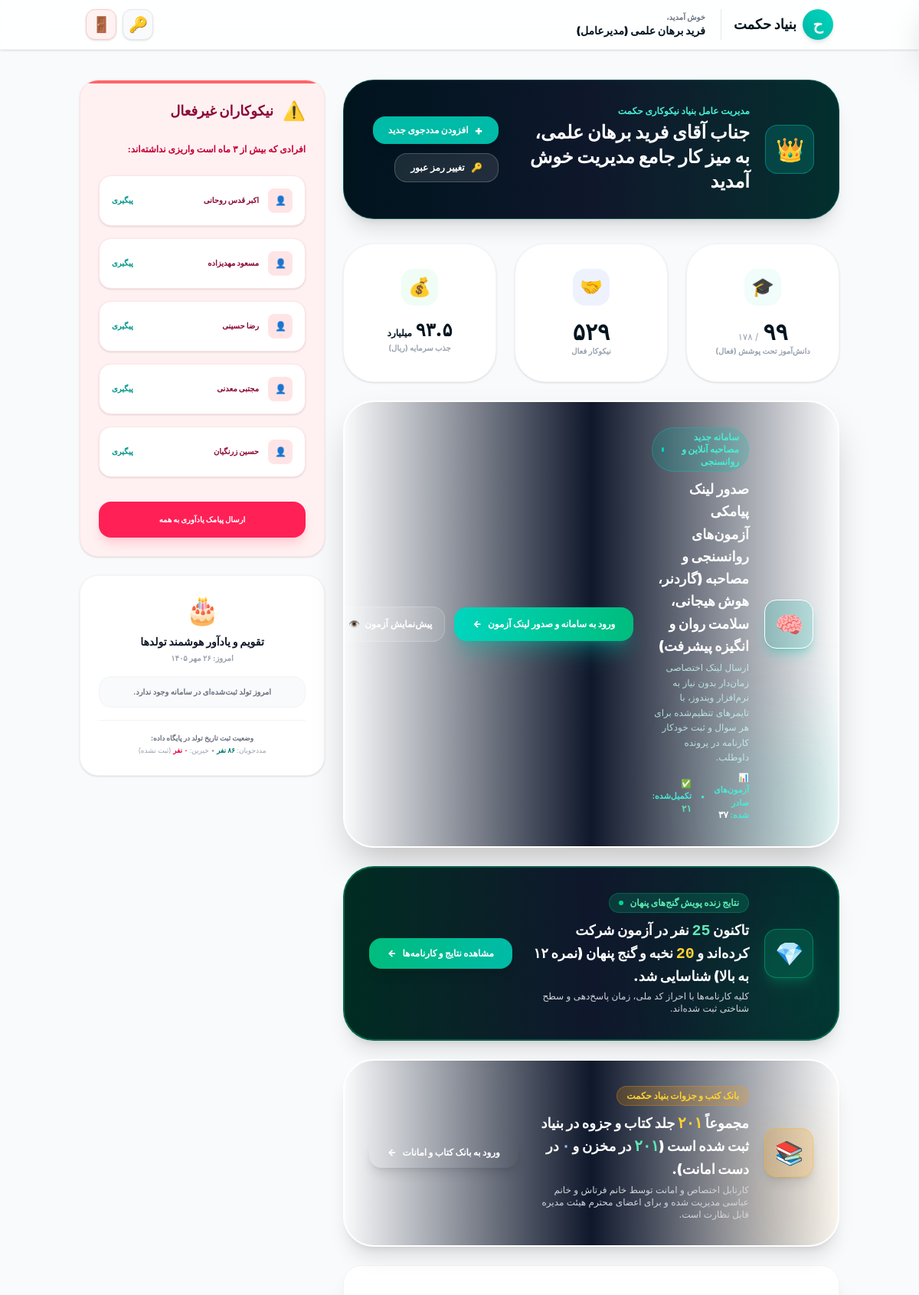
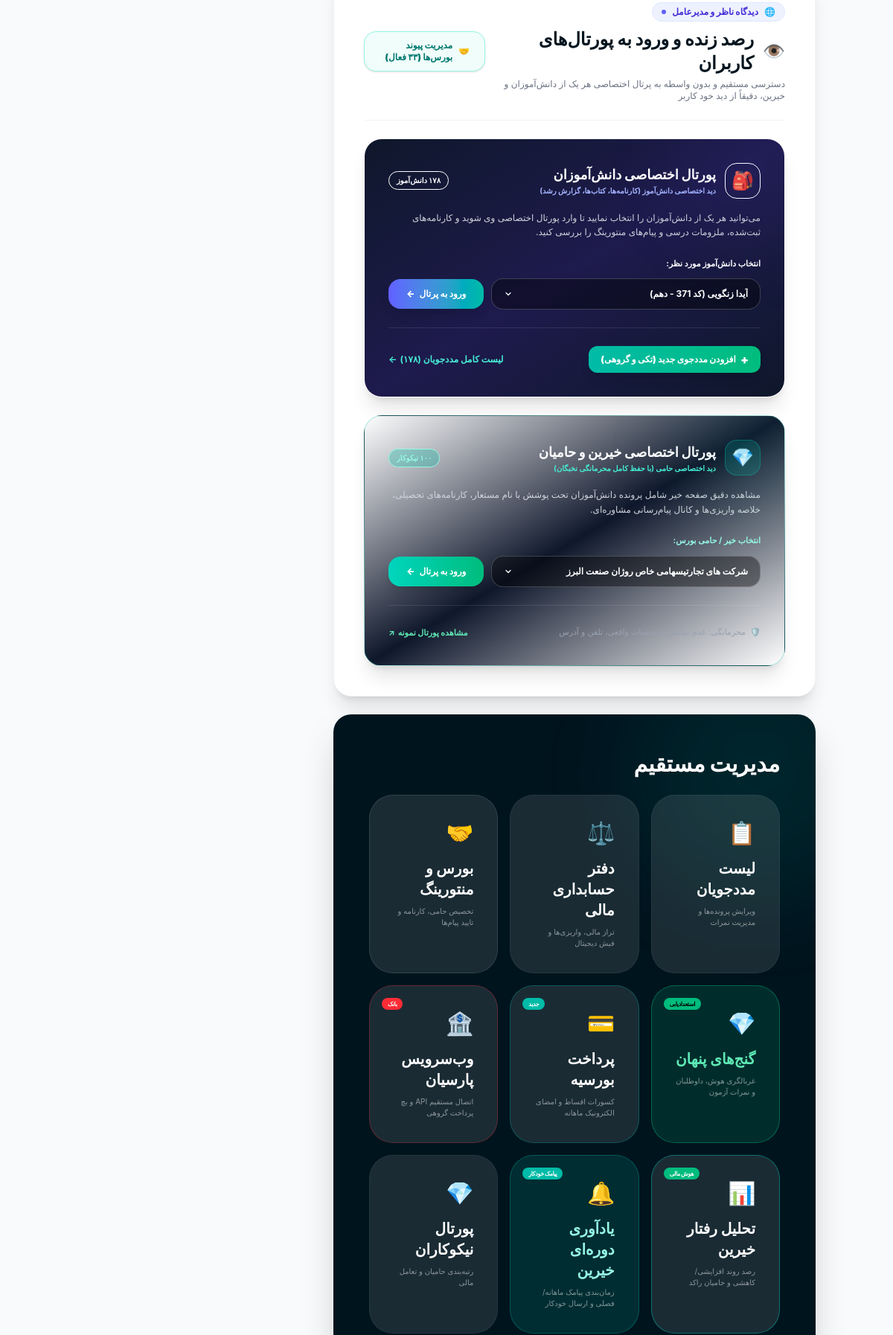
Page /admin/index.php (signed in, upper part) on the committed database (2 pictures, top to bottom).
### tables this page shows
CREATE TABLE donors (
            id INTEGER PRIMARY KEY AUTOINCREMENT,
            name TEXT,
            surname TEXT,
            phone TEXT,
            join_date TEXT,
            description TEXT,
            total_donated INTEGER DEFAULT 0
        , photo_path TEXT, birthday TEXT, card_number TEXT, reminder_active INTEGER DEFAULT 0, reminder_interval_months INTEGER DEFAULT 1, next_reminder_date TEXT NULL, last_reminder_date TEXT NULL, custom_sms_text TEXT NULL, sms_phone TEXT NULL, reminder_day INTEGER DEFAULT 1, reminder_channel TEXT DEFAULT 'sms', reminder_shares INTEGER DEFAULT 1);

### admin/index.php (the view, shortened to what the rows shown need)
<?php
require_once '../includes/auth.php';
$is_read_only = is_read_only();
$inactive_query = "
    SELECT d.id, d.name, d.surname, MAX(dn.date) as last_date
    FROM donors d
    LEFT JOIN donations dn ON d.id = dn.donor_id
    WHERE d.id != 1305 AND (d.name NOT LIKE '%فرید%' OR d.surname NOT LIKE '%برهان%')
    GROUP BY d.id
    HAVING last_date < '1404/10/01' OR last_date IS NULL
    LIMIT 5
";
$inactive_donors = $pdo->query($inactive_query)->fetchAll();
?>
<!DOCTYPE html>
<html lang="fa" dir="rtl">
<head>
<link rel="stylesheet" href="/assets/tailwind.min.css">
</head>
<body class="bg-gray-50 font-sans text-gray-800 antialiased overflow-x-hidden">
    <main class="container mx-auto px-4 sm:px-6 py-6 sm:py-12">
        <div class="flex flex-col lg:flex-row gap-6 lg:gap-8">
            <div class="flex-1 min-w-0 space-y-6 sm:space-y-8">
                <?php
                $cur_username = strtolower($_SESSION['username'] ?? '');
                $is_behnam = in_array($cur_username, ['behnam', 'بهنام']);
                if ($is_behnam):
                ?>
                <div class="mb-8 p-6 md:p-8 rounded-[2.5rem] bg-gradient-to-r from-emerald-900 via-slate-900 to-teal-950 border border-emerald-500/30 text-white shadow-2xl relative overflow-hidden flex flex-col md:flex-row items-center justify-between gap-6">
                    <div class="absolute -right-10 -bottom-10 w-48 h-48 bg-emerald-500/10 rounded-full blur-3xl pointer-events-none"></div>
                    <div class="flex items-center gap-5 relative z-10">
                        <div class="w-16 h-16 rounded-2xl bg-gradient-to-tr from-emerald-500 to-teal-400 p-0.5 shadow-lg shadow-emerald-500/20 flex-shrink-0">
                            <div class="w-full h-full bg-slate-900 rounded-[14px] flex items-center justify-center text-3xl">
                                🏛️
                            </div>
                        </div>
                        <div>
                            <div class="inline-flex items-center gap-2 px-3 py-1 rounded-full bg-emerald-500/20 text-emerald-300 text-xs font-bold mb-2 border border-emerald-500/30">
                                <span>⭐</span>
                                <span>ریاست محترم هیئت مدیره بنیاد نیکوکاری حکمت</span>
                            </div>
                            <h2 class="text-xl md:text-2xl font-black text-white">
                                جناب آقای بهنام بهرمن، به سامانه جامع بنیاد حکمت خوش آمدید
                            </h2>
                            <p class="text-xs text-gray-300 mt-1">
                                کلیه شاخص‌های عملکرد، آمار دانش‌آموزان نخبه و ترازهای مالی بنیاد به صورت شفاف در اختیار شماست.
                            </p>
                        </div>
                    </div>
                    <div class="flex items-center gap-3 relative z-10 w-full md:w-auto justify-end">
                        <button onclick="openChangePasswordModal()" class="px-5 py-2.5 bg-white/10 hover:bg-emerald-600 border border-white/20 hover:border-emerald-400 text-white text-xs font-bold rounded-2xl transition-all shadow-md flex items-center gap-2">
                            <span>🔑</span>
                            <span>تغییر رمز عبور</span>
                        </button>
                    </div>
                </div>
                <?php else: ?>
                <div class="mb-8 p-6 md:p-8 rounded-[2.5rem] bg-gradient-to-r from-primary-900 via-slate-900 to-teal-950 border border-teal-500/30 text-white shadow-xl flex flex-col md:flex-row items-center justify-between gap-6">
                    <div class="flex items-center gap-5">
                        <div>
                            <h2 class="text-xl md:text-2xl font-black text-white">جناب آقای فرید برهان علمی، به میز کار جامع مدیریت خوش آمدید</h2>
                        </div>
                    </div>
                </div>
                <?php endif; ?>
                <div class="bg-primary-900 rounded-3xl md:rounded-[3.5rem] p-6 sm:p-8 md:p-12 text-white shadow-2xl relative overflow-hidden">
                    <h2 class="text-2xl md:text-3xl font-black mb-6 sm:mb-8 relative z-10">مدیریت مستقیم</h2>
                </div>
            </div>
            <div class="w-full lg:w-80 xl:w-96 space-y-6 shrink-0">
                <div class="bg-rose-50 rounded-3xl md:rounded-[3rem] p-6 sm:p-8 border border-rose-100 shadow-sm relative overflow-hidden">
                    <div class="space-y-4">
                        <?php foreach ($inactive_donors as $idr): ?>
                        <div class="bg-white p-4 rounded-2xl flex items-center justify-between border border-rose-100 shadow-sm">
                            <div class="flex items-center gap-3">
                                <div class="w-8 h-8 bg-rose-100 rounded-lg flex items-center justify-center text-xs">👤</div>
                                <div class="text-[10px] font-black text-rose-900"><?php echo $idr['name'] . ' ' . $idr['surname']; ?></div>
                            </div>
                            <a href="../donor-detail.php?id=<?php echo $idr['id']; ?>" class="text-[10px] text-teal-600 font-bold hover:underline">پیگیری</a>
                        </div>
                        <?php endforeach; ?>
                    </div>
                </div>
            </div>
        </div>
    </main>
</body>
</html>

### rows in the picture
donors: name "اکبر", surname "قدس روحانی"
donors: name "مسعود", surname "مهدیزاده"
donors: name "رضا", surname "حسینی"
donors: name "مجتبی", surname "معدنی"
donors: name "حسین", surname "زرنگیان"

### other values in the picture
$user_name "فرید برهان علمی (مدیرعامل)"
toFarsiDigits($total_students) "۱۷۸"
toFarsiDigits($total_donors) "۵۲۹"
toFarsiDigits($interview_total) "۳۷"
toFarsiDigits($interview_completed) "۲۱"
$diamond_total "25"
$diamond_top "20"
toFarsiDigits($library_total_books) "۲۰۱"
toFarsiDigits($library_available_books) "۲۰۱"
toFarsiDigits($library_borrowed_books) "۰"
toFarsiDigits($total_sponsorships_count) "۳۳"
toFarsiDigits(count($portal_students)) "۱۷۸"
$persian_months_map[$cur_jm] "مهر"
toFarsiDigits($cur_jy) "۱۴۰۵"
toFarsiDigits($total_students_with_bday) "۸۶"
